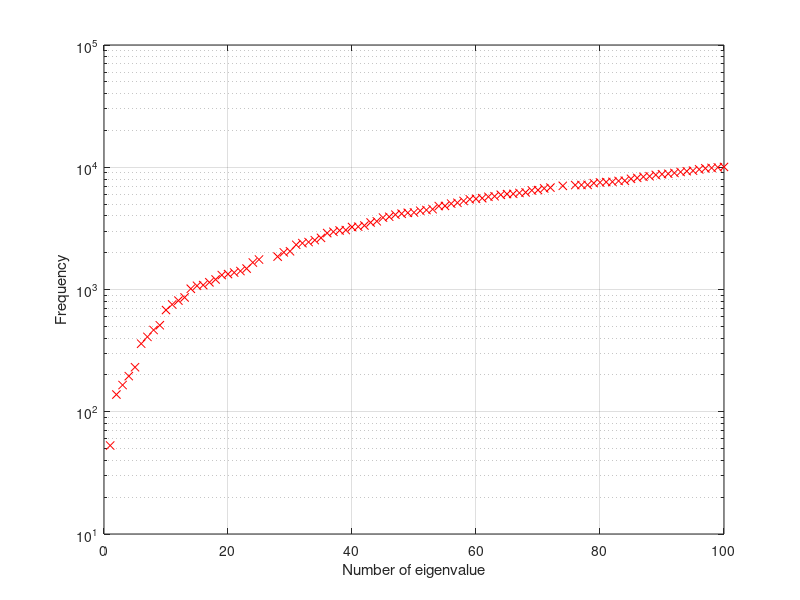

Write the MATLAB code that produced this figure.
% This script plots the eigenvalues in semilogaritmic scale

%%
% DCFA swept wing assignement
%
% Teamwork
% Team members: Venti Edoardo         944421
%               Zemello Matteo        942003
%               Zucchelli Umberto     952952
%               
%           
%

clear all, close all, clc

load w_esatta.mat

semilogy(1:length(w_esatta),w_esatta,'xr')
xlabel('Number of eigenvalue')
ylabel('Frequency')

grid on
